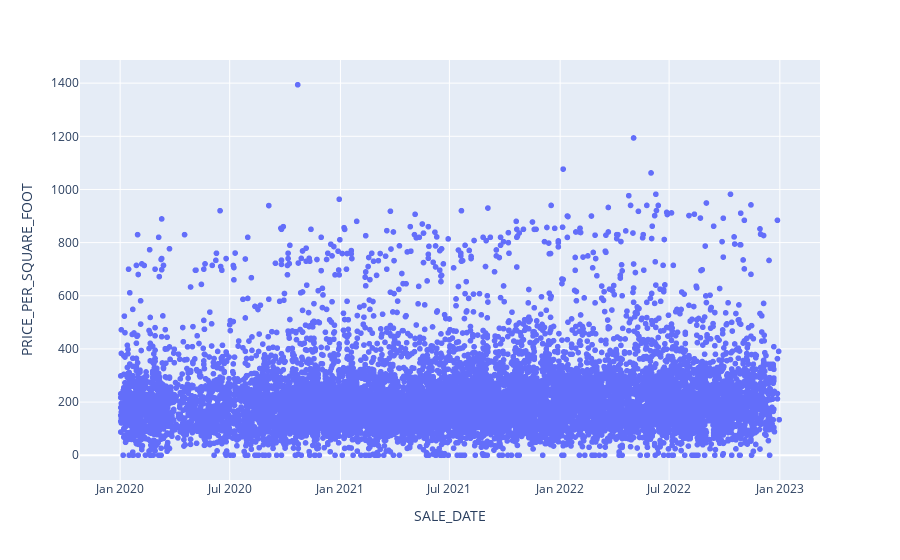

Here is the notebook cell this chart was saved with:
### Code cell
# fig = px.box(all_data, x="BOROUGH", y="SALE PRICE",category_orders={"BOROUGH": [1, 2, 3, 4, 5]})
# fig.update_xaxes(type='category')
staten_onefamily["PRICE_PER_SQUARE_FOOT"] = staten_onefamily["SALE_PRICE"] / staten_onefamily["LAND_SQUARE_FEET"]

px.scatter(staten_onefamily, x="SALE_DATE", y="PRICE_PER_SQUARE_FOOT")
staten_onefamily.describe()

### Figure 1 — Plotly figure (JSON) as saved in the notebook; plotly's stock layout.template omitted (floating-point values rounded to 4 significant figures; data arrays with more than 128 entries replaced by an {"elided": "..."} marker saying what was removed)
{"data": [{"hovertemplate": "SALE_DATE=%{x}<br>PRICE_PER_SQUARE_FOOT=%{y}<extra></extra>", "legendgroup": "", "marker": {"color": "#636efa", "symbol": "circle"}, "mode": "markers", "name": "", "showlegend": false, "type": "scattergl", "x": {"elided": "10769 str values"}, "xaxis": "x", "y": {"elided": "10769 float values"}, "yaxis": "y"}], "layout": {"legend": {"tracegroupgap": 0}, "margin": {"t": 60}, "xaxis": {"anchor": "y", "domain": [0, 1], "title": {"text": "SALE_DATE"}}, "yaxis": {"anchor": "x", "domain": [0, 1], "title": {"text": "PRICE_PER_SQUARE_FOOT"}}}}
